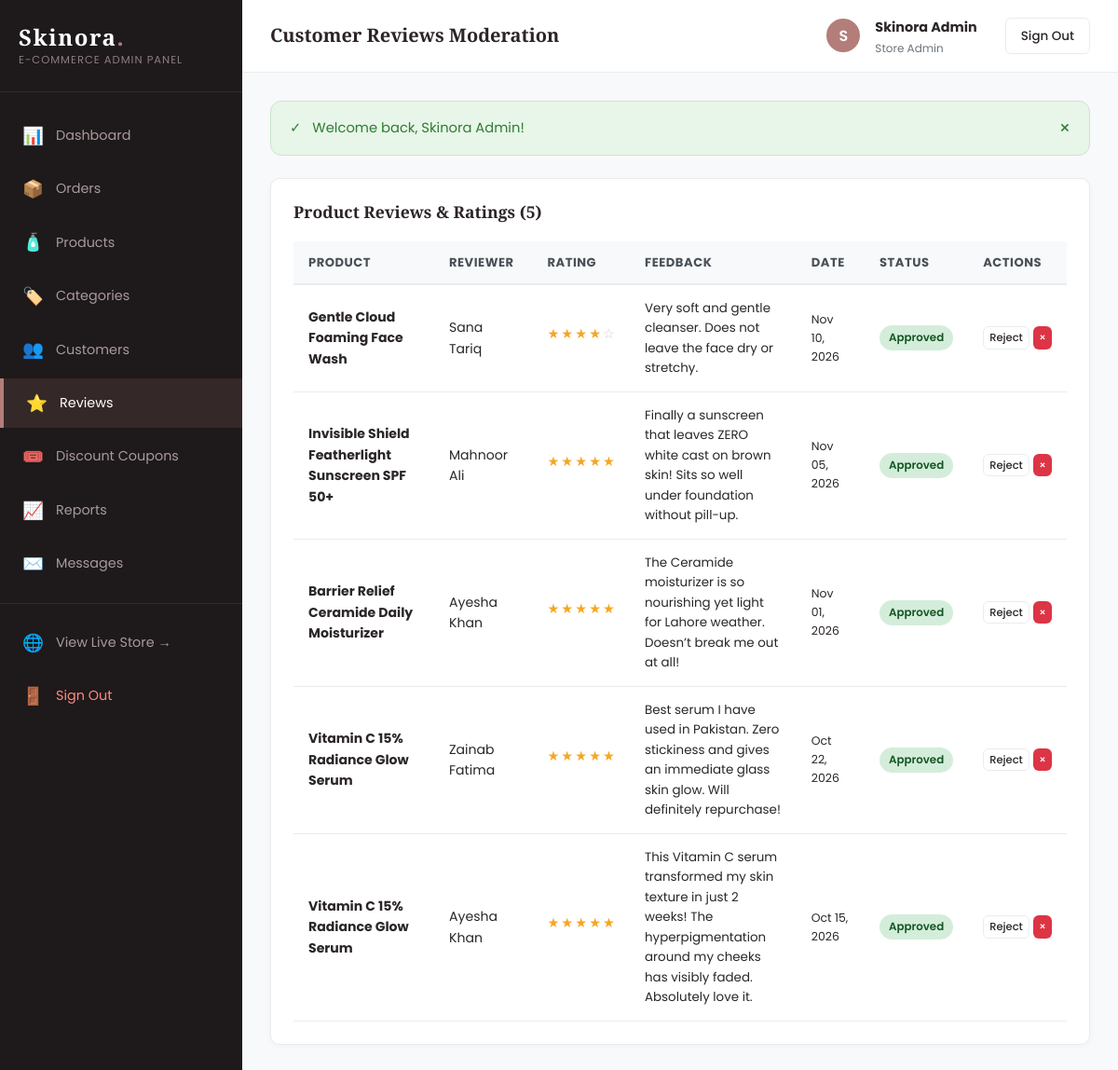
Screenshot of /admin/reviews.php (signed in) with the database file from the repository.
### tables this page shows
CREATE TABLE `reviews` (
  `id` INT UNSIGNED AUTO_INCREMENT PRIMARY KEY,
  `product_id` INT UNSIGNED NOT NULL,
  `user_id` INT UNSIGNED NULL,
  `reviewer_name` VARCHAR(100) NOT NULL,
  `rating` TINYINT UNSIGNED NOT NULL DEFAULT 5,
  `review_text` TEXT NOT NULL,
  `status` ENUM('pending', 'approved', 'rejected') NOT NULL DEFAULT 'approved',
  `created_at` TIMESTAMP DEFAULT CURRENT_TIMESTAMP,
  INDEX `idx_rev_prod` (`product_id`),
  INDEX `idx_rev_status` (`status`),
  CONSTRAINT `fk_rev_product` FOREIGN KEY (`product_id`) REFERENCES `products` (`id`) ON DELETE CASCADE ON UPDATE CASCADE,
  CONSTRAINT `fk_rev_user` FOREIGN KEY (`user_id`) REFERENCES `users` (`id`) ON DELETE SET NULL ON UPDATE CASCADE
);

CREATE TABLE `products` (
  `id` INT UNSIGNED AUTO_INCREMENT PRIMARY KEY,
  `category_id` INT UNSIGNED NULL,
  `name` VARCHAR(200) NOT NULL,
  `slug` VARCHAR(220) NOT NULL UNIQUE,
  `sku` VARCHAR(60) NULL UNIQUE,
  `short_description` VARCHAR(350) NULL,
  `full_description` LONGTEXT NULL,
  `ingredients` TEXT NULL,
  `how_to_use` TEXT NULL,
  `price` DECIMAL(10,2) NOT NULL,
  `sale_price` DECIMAL(10,2) NULL DEFAULT NULL,
  `stock_quantity` INT NOT NULL DEFAULT 0,
  `main_image` VARCHAR(255) NULL,
  `is_featured` TINYINT(1) NOT NULL DEFAULT 0,
  `is_best_seller` TINYINT(1) NOT NULL DEFAULT 0,
  `is_new_arrival` TINYINT(1) NOT NULL DEFAULT 1,
  `status` ENUM('active', 'inactive') NOT NULL DEFAULT 'active',
  `created_at` TIMESTAMP DEFAULT CURRENT_TIMESTAMP,
  `updated_at` TIMESTAMP DEFAULT CURRENT_TIMESTAMP ON UPDATE CURRENT_TIMESTAMP,
  INDEX `idx_prod_category` (`category_id`),
  INDEX `idx_prod_slug` (`slug`),
  INDEX `idx_prod_featured` (`is_featured`),
  INDEX `idx_prod_price` (`price`),
  CONSTRAINT `fk_products_category` FOREIGN KEY (`category_id`) REFERENCES `categories` (`id`) ON DELETE SET NULL ON UPDATE CASCADE
);

### includes/csrf.php (called while the page is built, shortened)
<?php
function generateCsrfToken(): string {
    return $_SESSION['csrf_token'];
}

### admin/reviews.php (the view, shortened to what this page needs)
<?php
$db = getDBConnection();
$stmt = $db->query("
    SELECT r.*, p.name AS product_name, p.slug AS product_slug
    FROM reviews r
    JOIN products p ON r.product_id = p.id
    ORDER BY r.id DESC
");
$reviews = $stmt->fetchAll();
require_once __DIR__ . '/includes/header.php';
?>
<div class="admin-card">
    <div class="admin-card-header">
        <h3 class="admin-card-title">Product Reviews & Ratings (<?= count($reviews) ?>)</h3>
    </div>
    <table class="admin-table">
        <thead>
            <tr>
                <th>Product</th>
                <th>Reviewer</th>
                <th>Rating</th>
                <th>Feedback</th>
                <th>Date</th>
                <th>Status</th>
                <th>Actions</th>
            </tr>
        </thead>
        <tbody>
            <?php if (empty($reviews)): ?>
                <tr>
                    <td colspan="7" style="text-align: center; padding: 30px; color: #6c757d;">No reviews submitted yet.</td>
                </tr>
            <?php else: ?>
                <?php foreach ($reviews as $r): ?>
                    <tr>
                        <td>
                            <strong><?= e($r['product_name']) ?></strong>
                        </td>
                        <td><?= e($r['reviewer_name']) ?></td>
                        <td><?= renderRatingStars($r['rating']) ?></td>
                        <td style="max-width: 300px; font-size: 0.84rem;"><?= e($r['review_text']) ?></td>
                        <td style="font-size: 0.78rem;"><?= date('M d, Y', strtotime($r['created_at'])) ?></td>
                        <td>
                            <span class="status-pill status-<?= $r['status'] === 'approved' ? 'delivered' : ($r['status'] === 'rejected' ? 'cancelled' : 'pending') ?>">
                                <?= ucfirst(e($r['status'])) ?>
                            </span>
                        </td>
                        <td>
                            <div style="display: flex; gap: 4px;">
                                <?php if ($r['status'] !== 'rejected'): ?>
                                    <a href="<?= BASE_URL ?>admin/reviews.php?action=reject&id=<?= $r['id'] ?>&csrf_token=<?= generateCsrfToken() ?>" class="btn-admin btn-admin-outline" style="padding: 2px 6px; font-size: 0.72rem;">Reject</a>
                                <?php endif; ?>
                                <a href="<?= BASE_URL ?>admin/reviews.php?action=delete&id=<?= $r['id'] ?>&csrf_token=<?= generateCsrfToken() ?>" class="btn-admin btn-admin-danger" style="padding: 2px 6px; font-size: 0.72rem;" onclick="return confirm('Delete review?');">&times;</a>
                            </div>
                        </td>
                    </tr>
                <?php endforeach; ?>
            <?php endif; ?>
        </tbody>
    </table>
</div>
<?php require_once __DIR__ . '/includes/footer.php'; ?>

### includes/functions.php (shortened to what this page needs)
<?php
function e(?string $string): string {
    return htmlspecialchars((string)$string, ENT_QUOTES, 'UTF-8');
}
function getFlash(): ?array {
    if (isset($_SESSION['flash'])) {
        $flash = $_SESSION['flash'];
        return $flash;
    }
    return null;
}
function displayFlash(): string {
    $flash = getFlash();
    $typeClass = $flash['type'] === 'success' ? 'alert-success' : ($flash['type'] === 'error' ? 'alert-error' : 'alert-info');
    $icon = $flash['type'] === 'success' ? '✓' : ($flash['type'] === 'error' ? '✕' : 'ℹ');
    return '<div class="alert ' . $typeClass . '">
        <span class="alert-icon">' . $icon . '</span>
        <span class="alert-text">' . e($flash['message']) . '</span>
        <button type="button" class="alert-close" onclick="this.parentElement.remove();">&times;</button>
    </div>';
}
function renderRatingStars(float $rating, int $reviewCount = 0): string {
    $full = floor($rating);
    $half = ($rating - $full) >= 0.5 ? 1 : 0;
    $empty = 5 - ($full + $half);
    $html = '<div class="star-rating" title="' . number_format($rating, 1) . ' out of 5 stars">';
    for ($i = 0; $i < $full; $i++) {
        $html .= '<span class="star star-filled">★</span>';
    }
    for ($i = 0; $i < $empty; $i++) {
        $html .= '<span class="star star-empty">☆</span>';
    }
    $html .= '</div>';
    return $html;
}

### assets/css/style.css (style rules this page uses)
:root { --primary: #b37d7a; --primary-light: #e8b4b8; --primary-dark: #8c5b59; --rose-gold: #c59b97; --blush: #fceee9; --soft-beige: #f7f3ee; --cream: #fffdfa; --white: #ffffff; --dark-charcoal: #2c2425; --text-muted: #726264; --border-color: #ede4e0; --border-light: #f3ece8; --success: #2e7d32; --success-bg: #e8f5e9; --error: #d32f2f; --error-bg: #ffebee; --warning: #ed6c02; --warning-bg: #fff3e0; --info: #0288d1; --info-bg: #e1f5fe; --shadow-sm: 0 2px 8px rgba(179, 125, 122, 0.08); --shadow-md: 0 6px 20px rgba(179, 125, 122, 0.12); --shadow-lg: 0 12px 36px rgba(179, 125, 122, 0.16); --radius-sm: 6px; --radius-md: 12px; --radius-lg: 20px; --radius-pill: 50px; --transition: all 0.3s cubic-bezier(0.25, 0.8, 0.25, 1); }
*, *::before, *::after { margin: 0; padding: 0; box-sizing: border-box; }
html { font-size: 16px; scroll-behavior: smooth; }
body { font-family: 'Poppins', -apple-system, BlinkMacSystemFont, 'Segoe UI', Roboto, sans-serif; background-color: var(--cream); color: var(--dark-charcoal); line-height: 1.6; overflow-x: hidden; -webkit-font-smoothing: antialiased; }
h1, h2, h3, h4, h5, h6 { font-family: 'Playfair Display', Georgia, serif; font-weight: 600; color: var(--dark-charcoal); line-height: 1.3; }
a { color: inherit; text-decoration: none; transition: var(--transition); }
button, input, select, textarea { font-family: inherit; font-size: inherit; }
.star-rating { display: inline-flex; align-items: center; gap: 2px; color: #f5a623; font-size: 0.9rem; margin-bottom: 8px; }
.star-empty { color: #d1c8c5; }
.alert { padding: 14px 20px; border-radius: var(--radius-md); margin-bottom: 24px; display: flex; align-items: center; gap: 12px; font-size: 0.92rem; }
.alert-success { background: var(--success-bg); color: var(--success); border: 1px solid #c8e6c9; }
.alert-close { margin-left: auto; background: none; border: none; font-size: 1.2rem; cursor: pointer; color: inherit; }

### assets/css/admin.css (style rules this page uses)
:root { --admin-bg: #f8f9fa; --admin-sidebar-bg: #1e191a; --admin-sidebar-active: #b37d7a; --admin-card-bg: #ffffff; --admin-text-main: #2b2627; --admin-text-muted: #6c757d; --admin-border: #e9ecef; --admin-primary: #b37d7a; --admin-success: #28a745; --admin-warning: #ffc107; --admin-danger: #dc3545; --admin-info: #17a2b8; }
body.admin-body { background-color: var(--admin-bg); color: var(--admin-text-main); font-family: 'Poppins', sans-serif; margin: 0; display: flex; min-height: 100vh; }
.admin-card { background: #ffffff; border: 1px solid var(--admin-border); border-radius: 10px; padding: 24px; margin-bottom: 30px; box-shadow: 0 2px 6px rgba(0,0,0,0.03); }
.admin-card-header { display: flex; justify-content: space-between; align-items: center; margin-bottom: 20px; }
.admin-card-title { font-size: 1.1rem; font-weight: 600; margin: 0; }
.admin-table { width: 100%; border-collapse: collapse; }
.admin-table th { background: #f8f9fa; color: #495057; font-size: 0.82rem; text-transform: uppercase; letter-spacing: 0.5px; padding: 12px 16px; text-align: left; border-bottom: 2px solid var(--admin-border); }
.admin-table td { padding: 14px 16px; font-size: 0.88rem; border-bottom: 1px solid var(--admin-border); vertical-align: middle; }
.status-pill { display: inline-block; padding: 4px 10px; border-radius: 20px; font-size: 0.74rem; font-weight: 600; text-transform: capitalize; }
.status-delivered { background: #d4edda; color: #155724; }
.btn-admin { padding: 8px 16px; border-radius: 6px; font-size: 0.84rem; font-weight: 500; cursor: pointer; border: none; text-decoration: none; display: inline-flex; align-items: center; gap: 6px; }
.btn-admin-danger { background: var(--admin-danger); color: #fff; }
.btn-admin-outline { background: transparent; border: 1px solid var(--admin-border); color: var(--admin-text-main); }

### rows the page displays
reviews: product.name "Gentle Cloud Foaming Face Wash", reviewer_name "Sana Tariq", review_text "Very soft and gentle cleanser. Does not leave the face dry or stretchy.", created_at "Nov 10, 2026", status "Approved"
reviews: product.name "Invisible Shield Featherlight Sunscreen SPF 50+", reviewer_name "Mahnoor Ali", review_text "Finally a sunscreen that leaves ZERO white cast on brown skin! Sits so well under foundation without pill-up.", created_at "Nov 05, 2026", status "Approved"
reviews: product.name "Barrier Relief Ceramide Daily Moisturizer", reviewer_name "Ayesha Khan", review_text "The Ceramide moisturizer is so nourishing yet light for Lahore weather. Doesn’t break me out at all!", created_at "Nov 01, 2026", status "Approved"
reviews: product.name "Vitamin C 15% Radiance Glow Serum", reviewer_name "Zainab Fatima", review_text "Best serum I have used in Pakistan. Zero stickiness and gives an immediate glass skin glow. Will definitely repurchase!", created_at "Oct 22, 2026", status "Approved"
reviews: product.name "Vitamin C 15% Radiance Glow Serum", reviewer_name "Ayesha Khan", review_text "This Vitamin C serum transformed my skin texture in just 2 weeks! The hyperpigmentation around my cheeks has visibly faded. Absolutely love it.", created_at "Oct 15, 2026", status "Approved"

### other values shown
$adminPageTitle "Customer Reviews Moderation"
substr($_SESSION['user_name'] ?? 'A', 0, 1) "S"
$_SESSION['user_name'] "Skinora Admin"
$icon "✓"
$flash['message'] "Welcome back, Skinora Admin!"
count($reviews) "5"
